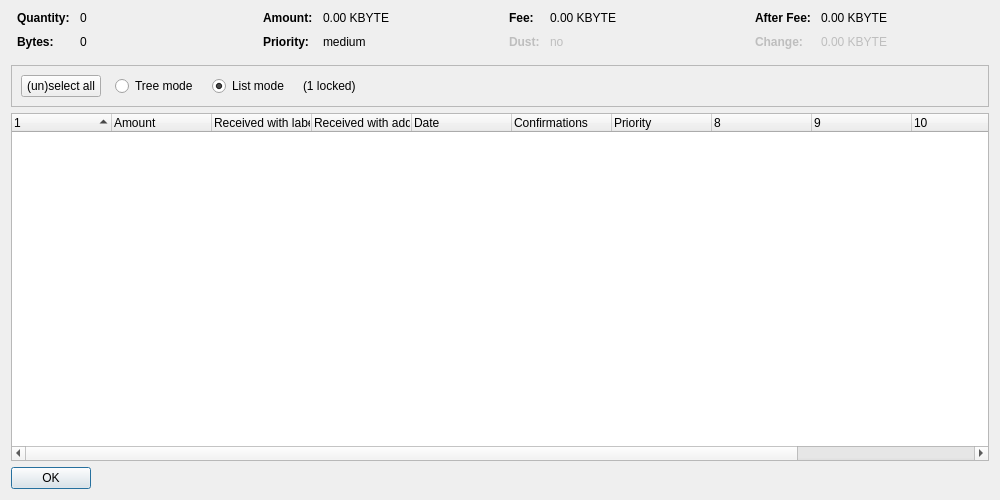
<?xml version="1.0" encoding="UTF-8"?>
<ui version="4.0">
 <class>CoinControlDialog</class>
 <widget class="QDialog" name="CoinControlDialog">
  <property name="geometry">
   <rect>
    <x>0</x>
    <y>0</y>
    <width>1000</width>
    <height>500</height>
   </rect>
  </property>
  <property name="windowTitle">
   <string>Coin Selection</string>
  </property>
  <property name="styleSheet">
   <string notr="true"/>
  </property>
  <layout class="QVBoxLayout" name="verticalLayout">
   <item>
    <layout class="QHBoxLayout" name="horizontalLayoutTop" stretch="0,0,0,0">
     <property name="topMargin">
      <number>0</number>
     </property>
     <property name="bottomMargin">
      <number>10</number>
     </property>
     <item>
      <layout class="QFormLayout" name="formLayoutCoinControl1">
       <property name="horizontalSpacing">
        <number>10</number>
       </property>
       <property name="verticalSpacing">
        <number>10</number>
       </property>
       <property name="leftMargin">
        <number>6</number>
       </property>
       <property name="rightMargin">
        <number>6</number>
       </property>
       <item row="0" column="0">
        <widget class="QLabel" name="labelCoinControlQuantityText">
         <property name="font">
          <font>
           <weight>75</weight>
           <bold>true</bold>
          </font>
         </property>
         <property name="text">
          <string>Quantity:</string>
         </property>
        </widget>
       </item>
       <item row="0" column="1">
        <widget class="QLabel" name="labelCoinControlQuantity">
         <property name="cursor">
          <cursorShape>IBeamCursor</cursorShape>
         </property>
         <property name="contextMenuPolicy">
          <enum>Qt::ActionsContextMenu</enum>
         </property>
         <property name="text">
          <string notr="true">0</string>
         </property>
         <property name="textInteractionFlags">
          <set>Qt::LinksAccessibleByMouse|Qt::TextSelectableByKeyboard|Qt::TextSelectableByMouse</set>
         </property>
        </widget>
       </item>
       <item row="1" column="0">
        <widget class="QLabel" name="labelCoinControlBytesText">
         <property name="font">
          <font>
           <weight>75</weight>
           <bold>true</bold>
          </font>
         </property>
         <property name="text">
          <string>Bytes:</string>
         </property>
        </widget>
       </item>
       <item row="1" column="1">
        <widget class="QLabel" name="labelCoinControlBytes">
         <property name="cursor">
          <cursorShape>IBeamCursor</cursorShape>
         </property>
         <property name="contextMenuPolicy">
          <enum>Qt::ActionsContextMenu</enum>
         </property>
         <property name="text">
          <string notr="true">0</string>
         </property>
         <property name="textInteractionFlags">
          <set>Qt::LinksAccessibleByMouse|Qt::TextSelectableByKeyboard|Qt::TextSelectableByMouse</set>
         </property>
        </widget>
       </item>
      </layout>
     </item>
     <item>
      <layout class="QFormLayout" name="formLayoutCoinControl2">
       <property name="horizontalSpacing">
        <number>10</number>
       </property>
       <property name="verticalSpacing">
        <number>10</number>
       </property>
       <property name="leftMargin">
        <number>6</number>
       </property>
       <property name="rightMargin">
        <number>6</number>
       </property>
       <item row="0" column="0">
        <widget class="QLabel" name="labelCoinControlAmountText">
         <property name="font">
          <font>
           <weight>75</weight>
           <bold>true</bold>
          </font>
         </property>
         <property name="text">
          <string>Amount:</string>
         </property>
        </widget>
       </item>
       <item row="0" column="1">
        <widget class="QLabel" name="labelCoinControlAmount">
         <property name="cursor">
          <cursorShape>IBeamCursor</cursorShape>
         </property>
         <property name="contextMenuPolicy">
          <enum>Qt::ActionsContextMenu</enum>
         </property>
         <property name="text">
          <string notr="true">0.00 KBYTE</string>
         </property>
         <property name="textInteractionFlags">
          <set>Qt::LinksAccessibleByMouse|Qt::TextSelectableByKeyboard|Qt::TextSelectableByMouse</set>
         </property>
        </widget>
       </item>
       <item row="1" column="0">
        <widget class="QLabel" name="labelCoinControlPriorityText">
         <property name="font">
          <font>
           <weight>75</weight>
           <bold>true</bold>
          </font>
         </property>
         <property name="text">
          <string>Priority:</string>
         </property>
        </widget>
       </item>
       <item row="1" column="1">
        <widget class="QLabel" name="labelCoinControlPriority">
         <property name="cursor">
          <cursorShape>IBeamCursor</cursorShape>
         </property>
         <property name="contextMenuPolicy">
          <enum>Qt::ActionsContextMenu</enum>
         </property>
         <property name="text">
          <string notr="true">medium</string>
         </property>
         <property name="textInteractionFlags">
          <set>Qt::LinksAccessibleByMouse|Qt::TextSelectableByKeyboard|Qt::TextSelectableByMouse</set>
         </property>
        </widget>
       </item>
      </layout>
     </item>
     <item>
      <layout class="QFormLayout" name="formLayoutCoinControl3">
       <property name="horizontalSpacing">
        <number>10</number>
       </property>
       <property name="verticalSpacing">
        <number>10</number>
       </property>
       <property name="leftMargin">
        <number>6</number>
       </property>
       <property name="rightMargin">
        <number>6</number>
       </property>
       <item row="0" column="0">
        <widget class="QLabel" name="labelCoinControlFeeText">
         <property name="font">
          <font>
           <weight>75</weight>
           <bold>true</bold>
          </font>
         </property>
         <property name="text">
          <string>Fee:</string>
         </property>
        </widget>
       </item>
       <item row="0" column="1">
        <widget class="QLabel" name="labelCoinControlFee">
         <property name="cursor">
          <cursorShape>IBeamCursor</cursorShape>
         </property>
         <property name="contextMenuPolicy">
          <enum>Qt::ActionsContextMenu</enum>
         </property>
         <property name="text">
          <string notr="true">0.00 KBYTE</string>
         </property>
         <property name="textInteractionFlags">
          <set>Qt::LinksAccessibleByMouse|Qt::TextSelectableByKeyboard|Qt::TextSelectableByMouse</set>
         </property>
        </widget>
       </item>
       <item row="1" column="0">
        <widget class="QLabel" name="labelCoinControlLowOutputText">
         <property name="enabled">
          <bool>false</bool>
         </property>
         <property name="font">
          <font>
           <weight>75</weight>
           <bold>true</bold>
          </font>
         </property>
         <property name="text">
          <string>Dust:</string>
         </property>
        </widget>
       </item>
       <item row="1" column="1">
        <widget class="QLabel" name="labelCoinControlLowOutput">
         <property name="enabled">
          <bool>false</bool>
         </property>
         <property name="cursor">
          <cursorShape>IBeamCursor</cursorShape>
         </property>
         <property name="contextMenuPolicy">
          <enum>Qt::ActionsContextMenu</enum>
         </property>
         <property name="text">
          <string notr="true">no</string>
         </property>
         <property name="textInteractionFlags">
          <set>Qt::LinksAccessibleByMouse|Qt::TextSelectableByKeyboard|Qt::TextSelectableByMouse</set>
         </property>
        </widget>
       </item>
      </layout>
     </item>
     <item>
      <layout class="QFormLayout" name="formLayoutCoinControl4">
       <property name="horizontalSpacing">
        <number>10</number>
       </property>
       <property name="verticalSpacing">
        <number>10</number>
       </property>
       <property name="leftMargin">
        <number>6</number>
       </property>
       <property name="rightMargin">
        <number>6</number>
       </property>
       <item row="0" column="0">
        <widget class="QLabel" name="labelCoinControlAfterFeeText">
         <property name="font">
          <font>
           <weight>75</weight>
           <bold>true</bold>
          </font>
         </property>
         <property name="text">
          <string>After Fee:</string>
         </property>
        </widget>
       </item>
       <item row="0" column="1">
        <widget class="QLabel" name="labelCoinControlAfterFee">
         <property name="cursor">
          <cursorShape>IBeamCursor</cursorShape>
         </property>
         <property name="contextMenuPolicy">
          <enum>Qt::ActionsContextMenu</enum>
         </property>
         <property name="text">
          <string notr="true">0.00 KBYTE</string>
         </property>
         <property name="textInteractionFlags">
          <set>Qt::LinksAccessibleByMouse|Qt::TextSelectableByKeyboard|Qt::TextSelectableByMouse</set>
         </property>
        </widget>
       </item>
       <item row="1" column="0">
        <widget class="QLabel" name="labelCoinControlChangeText">
         <property name="enabled">
          <bool>false</bool>
         </property>
         <property name="font">
          <font>
           <weight>75</weight>
           <bold>true</bold>
          </font>
         </property>
         <property name="text">
          <string>Change:</string>
         </property>
        </widget>
       </item>
       <item row="1" column="1">
        <widget class="QLabel" name="labelCoinControlChange">
         <property name="enabled">
          <bool>false</bool>
         </property>
         <property name="cursor">
          <cursorShape>IBeamCursor</cursorShape>
         </property>
         <property name="contextMenuPolicy">
          <enum>Qt::ActionsContextMenu</enum>
         </property>
         <property name="text">
          <string notr="true">0.00 KBYTE</string>
         </property>
         <property name="textInteractionFlags">
          <set>Qt::LinksAccessibleByMouse|Qt::TextSelectableByKeyboard|Qt::TextSelectableByMouse</set>
         </property>
        </widget>
       </item>
      </layout>
     </item>
    </layout>
   </item>
   <item>
    <widget class="QFrame" name="frame">
     <property name="minimumSize">
      <size>
       <width>0</width>
       <height>40</height>
      </size>
     </property>
     <property name="frameShape">
      <enum>QFrame::StyledPanel</enum>
     </property>
     <property name="frameShadow">
      <enum>QFrame::Sunken</enum>
     </property>
     <layout class="QHBoxLayout" name="horizontalLayout">
      <item>
       <layout class="QHBoxLayout" name="horizontalLayoutPanel" stretch="0,0,0,0,0">
        <property name="spacing">
         <number>14</number>
        </property>
        <item>
         <widget class="QPushButton" name="pushButtonSelectAll">
          <property name="sizePolicy">
           <sizepolicy hsizetype="Maximum" vsizetype="Fixed">
            <horstretch>0</horstretch>
            <verstretch>0</verstretch>
           </sizepolicy>
          </property>
          <property name="styleSheet">
           <string notr="true"/>
          </property>
          <property name="text">
           <string>(un)select all</string>
          </property>
          <property name="autoDefault">
           <bool>false</bool>
          </property>
         </widget>
        </item>
        <item>
         <widget class="QRadioButton" name="radioTreeMode">
          <property name="sizePolicy">
           <sizepolicy hsizetype="Maximum" vsizetype="Fixed">
            <horstretch>0</horstretch>
            <verstretch>0</verstretch>
           </sizepolicy>
          </property>
          <property name="text">
           <string>Tree mode</string>
          </property>
         </widget>
        </item>
        <item>
         <widget class="QRadioButton" name="radioListMode">
          <property name="sizePolicy">
           <sizepolicy hsizetype="Maximum" vsizetype="Fixed">
            <horstretch>0</horstretch>
            <verstretch>0</verstretch>
           </sizepolicy>
          </property>
          <property name="text">
           <string>List mode</string>
          </property>
          <property name="checked">
           <bool>true</bool>
          </property>
         </widget>
        </item>
        <item>
         <widget class="QLabel" name="labelLocked">
          <property name="text">
           <string notr="true">(1 locked)</string>
          </property>
         </widget>
        </item>
        <item>
         <spacer name="horizontalSpacer">
          <property name="orientation">
           <enum>Qt::Horizontal</enum>
          </property>
          <property name="sizeHint" stdset="0">
           <size>
            <width>40</width>
            <height>20</height>
           </size>
          </property>
         </spacer>
        </item>
       </layout>
      </item>
     </layout>
    </widget>
   </item>
   <item>
    <widget class="CoinControlTreeWidget" name="treeWidget">
     <property name="contextMenuPolicy">
      <enum>Qt::CustomContextMenu</enum>
     </property>
     <property name="styleSheet">
      <string notr="true"/>
     </property>
     <property name="sortingEnabled">
      <bool>false</bool>
     </property>
     <property name="columnCount">
      <number>12</number>
     </property>
     <attribute name="headerShowSortIndicator" stdset="0">
      <bool>true</bool>
     </attribute>
     <attribute name="headerStretchLastSection">
      <bool>false</bool>
     </attribute>
     <column>
      <property name="text">
       <string/>
      </property>
     </column>
     <column>
      <property name="text">
       <string>Amount</string>
      </property>
     </column>
     <column>
      <property name="text">
       <string>Received with label</string>
      </property>
     </column>
     <column>
      <property name="text">
       <string>Received with address</string>
      </property>
     </column>
     <column>
      <property name="text">
       <string>Date</string>
      </property>
     </column>
     <column>
      <property name="text">
       <string>Confirmations</string>
      </property>
      <property name="toolTip">
       <string>Confirmed</string>
      </property>
     </column>
     <column>
      <property name="text">
       <string>Priority</string>
      </property>
     </column>
     <column>
      <property name="text">
       <string/>
      </property>
     </column>
     <column>
      <property name="text">
       <string/>
      </property>
     </column>
     <column>
      <property name="text">
       <string/>
      </property>
     </column>
     <column>
      <property name="text">
       <string/>
      </property>
     </column>
     <column>
      <property name="text">
       <string/>
      </property>
     </column>
    </widget>
   </item>
   <item>
    <widget class="QDialogButtonBox" name="buttonBox">
     <property name="sizePolicy">
      <sizepolicy hsizetype="Maximum" vsizetype="Fixed">
       <horstretch>0</horstretch>
       <verstretch>0</verstretch>
      </sizepolicy>
     </property>
     <property name="styleSheet">
      <string notr="true"/>
     </property>
     <property name="orientation">
      <enum>Qt::Horizontal</enum>
     </property>
     <property name="standardButtons">
      <set>QDialogButtonBox::Ok</set>
     </property>
    </widget>
   </item>
  </layout>
 </widget>
 <customwidgets>
  <customwidget>
   <class>CoinControlTreeWidget</class>
   <extends>QTreeWidget</extends>
   <header>coincontroltreewidget.h</header>
  </customwidget>
 </customwidgets>
 <resources/>
 <connections/>
</ui>
